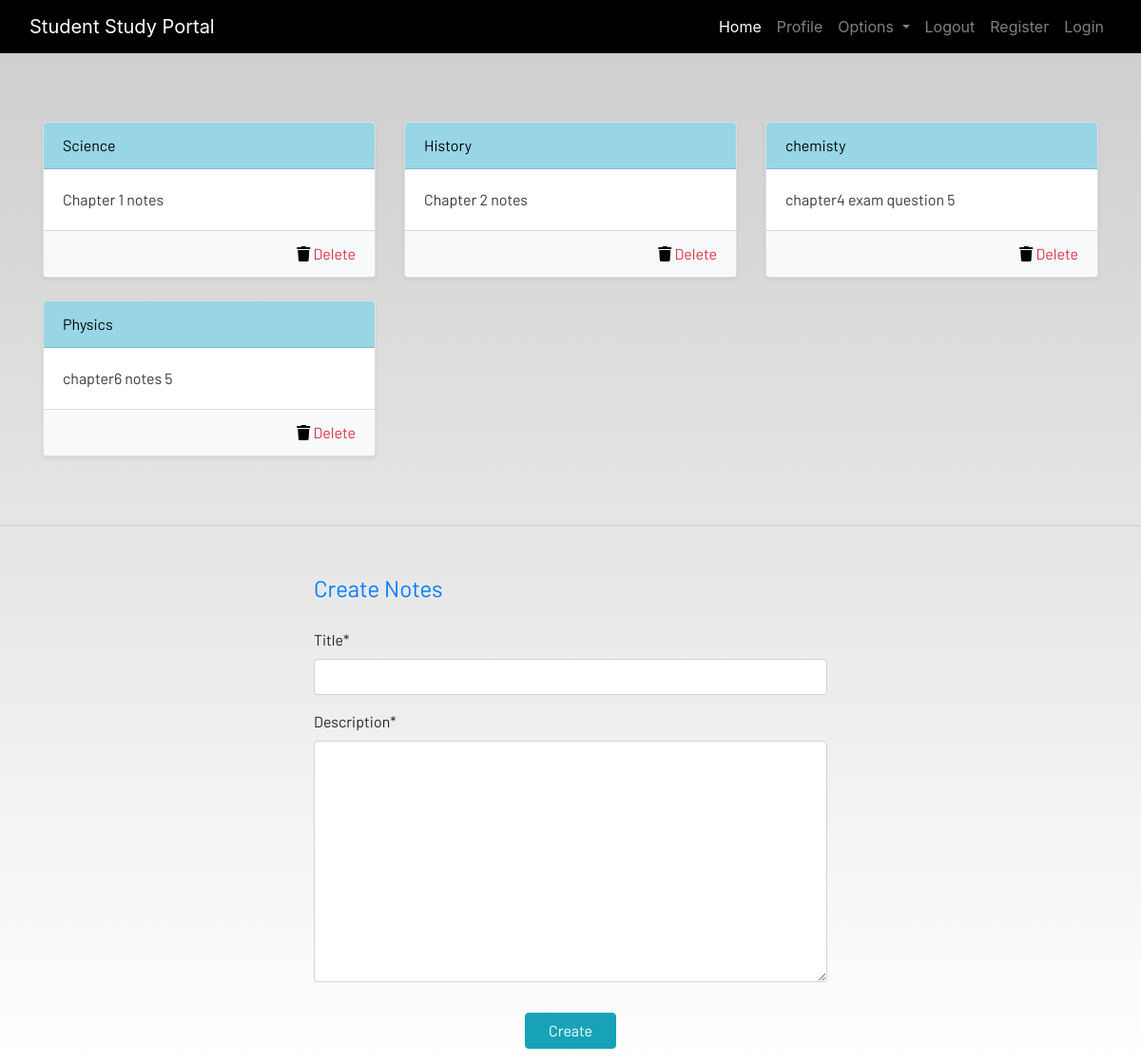
Screenshot of /notes/ (signed in) with the database file from the repository.
### dashboard/models.py (models this page shows, shortened)
class Notes(models.Model):
  user=models.ForeignKey(User, on_delete=models.CASCADE)
  title= models.CharField(max_length=200)
  description=models.TextField()
  class Meta:
    verbose_name="notes"
    verbose_name_plural="notes"

### dashboard/views.py (the view)
# urls.py: path('notes/',views.notes,name='notes'),
@login_required
def notes(request):
  if request.method =='POST':
    form= NotesForm(request.POST)
    if form.is_valid():
      notes=Notes(user=request.user,title=request.POST['title'],description=request.POST['description'])
      notes.save()
    messages.success(request,f"Notes Added from {request.user.username} Successfully")
  else:
    form = NotesForm()
  notes=Notes.objects.filter(user=request.user)
  context={'notes':notes ,'form':form}
  return render(request,'dashboard/notes.html',context)

### dashboard/forms.py
class NotesForm(forms.ModelForm):
  class Meta:
    model = Notes
    fields= ['title','description']

### dashboard/templates/dashboard/notes.html (shortened to what this page needs)
{% extends 'dashboard/base.html' %}
{% load static %}
{% load crispy_forms_tags %}
{% block content %}
<div class="container mt-4">
  <div class="row">
    {% for note in notes %}
    <div class="col-md-4 mb-4">
      <a href="{% url 'notes_detail' note.id %}" style="text-decoration: none;">
        <div class="card h-100 shadow-sm">
          <div class="card-header bg-primary text-white">
            {{ note.title }}
          </div>
          <div class="card-body text-dark">
            {{ note.description|truncatewords:20 }}
          </div>
          <div class="card-footer bg-light text-right">
            <a href="{% url 'delete_notes' note.id %}" class="text-danger">
              <i class="fa fa-trash"></i> Delete
            </a>
          </div>
        </div>
      </a>
    </div>
    {% endfor %}
  </div>
</div>
<hr class="my-5" />
<div class="container">
  <div class="row justify-content-center">
    <div class="col-md-6">
      <form method="POST">
        <fieldset class="form-group">
          <legend class="mb-4 text-primary">Create Notes</legend>
          {{ form|crispy }}
        </fieldset>
        <div class="form-group text-center">
          <button class="btn btn-info px-4" type="submit">Create</button>
        </div>
      </form>
    </div>
  </div>
</div>
{% endblock content %}

### static/css/main.css (style rules this page uses)
html { scroll-behavior: smooth; height: 100%; width: 100%; }
.card { box-shadow: 15px 15px 10px rgb(78, 77, 77); }
a { text-decoration: none !important; color: black; }
.card-header { color: black !important; background: rgb(152, 214, 230) !important; transition: 0.3s ease-in; }
html, body { max-width: 100%; overflow-x: hidden; height: 100%; width: 100%; }
body { background: linear-gradient(rgba(0, 0, 0, 0.2), rgba(255, 255, 255, 0.5)); overflow-x: hidden; background-repeat: no-repeat; }
.card-header { background-color: rgb(133, 204, 231); }
.fa { color: black; }

### rows the page displays
Notes: title "Science", description "Chapter 1 notes"
Notes: title "History", description "Chapter 2 notes"
Notes: title "chemisty", description "chapter4 exam question 5"
Notes: title "Physics", description "chapter6 notes 5"
